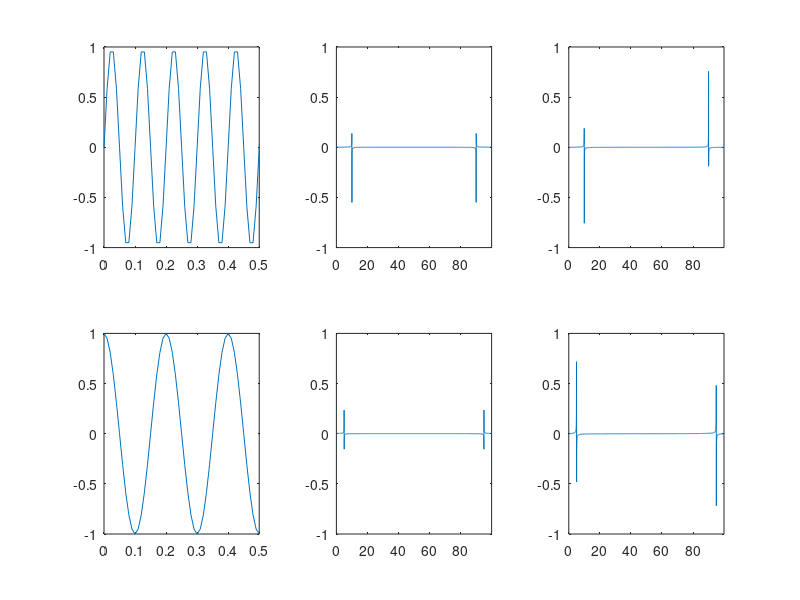

MATLAB code for this plot:
datnum=2048;dt=0.01;t=(1:datnum)*dt-dt;tlen=length(t);
y=sin(2*pi*t*10);z=cos(2*pi*t*5);
ffty=fft(y)*2/tlen;fftz=fft(z)*2/tlen;
f= t/(datnum*dt*dt);
subplot(2,3,1);plot(t,y);xlim([0 0.5]);
subplot(2,3,2);plot(f,real(ffty));axis tight;ylim([-1 1]);
subplot(2,3,3);plot(f,imag(ffty));axis tight;ylim([-1 1]);
subplot(2,3,4);plot(t,z);xlim([0 0.5]);
subplot(2,3,5);plot(f,real(fftz));axis tight; ylim([-1 1]);
subplot(2,3,6);plot(f,imag(fftz)); axis tight;ylim([-1 1]);
